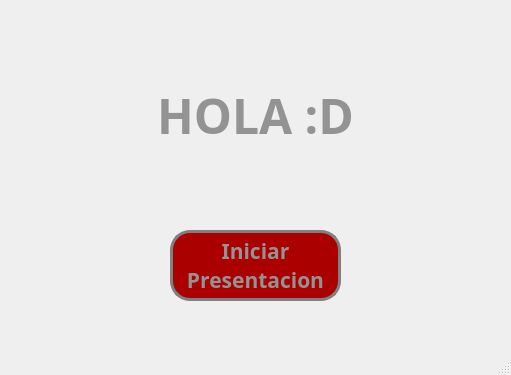
<?xml version="1.0" encoding="UTF-8"?>
<ui version="4.0">
 <class>MainWindow</class>
 <widget class="QMainWindow" name="MainWindow">
  <property name="geometry">
   <rect>
    <x>0</x>
    <y>0</y>
    <width>511</width>
    <height>375</height>
   </rect>
  </property>
  <property name="windowTitle">
   <string>MainWindow</string>
  </property>
  <property name="styleSheet">
   <string notr="true"/>
  </property>
  <widget class="QWidget" name="centralwidget">
   <widget class="QPushButton" name="btn_saludar">
    <property name="enabled">
     <bool>true</bool>
    </property>
    <property name="geometry">
     <rect>
      <x>170</x>
      <y>230</y>
      <width>171</width>
      <height>71</height>
     </rect>
    </property>
    <property name="font">
     <font>
      <family>Arial Black</family>
      <pointsize>16</pointsize>
      <weight>75</weight>
      <bold>true</bold>
     </font>
    </property>
    <property name="toolTip">
     <string>Iniciar la presentacion</string>
    </property>
    <property name="statusTip">
     <string>Se inicia la presentacion</string>
    </property>
    <property name="styleSheet">
     <string notr="true">background-color: rgb(170, 0, 0);
color: rgb(147, 147, 147);
border-radius: 20px;
border: 3px solid grey;</string>
    </property>
    <property name="text">
     <string>Iniciar
Presentacion</string>
    </property>
   </widget>
   <widget class="QLabel" name="label">
    <property name="geometry">
     <rect>
      <x>140</x>
      <y>70</y>
      <width>231</width>
      <height>91</height>
     </rect>
    </property>
    <property name="font">
     <font>
      <family>Arial Black</family>
      <pointsize>12</pointsize>
      <weight>75</weight>
      <bold>true</bold>
     </font>
    </property>
    <property name="styleSheet">
     <string notr="true">color: rgb(147, 147, 147);</string>
    </property>
    <property name="text">
     <string>&lt;html&gt;&lt;head/&gt;&lt;body&gt;&lt;p align=&quot;center&quot;&gt;&lt;span style=&quot; font-size:36pt;&quot;&gt;HOLA :D&lt;/span&gt;&lt;/p&gt;&lt;/body&gt;&lt;/html&gt;</string>
    </property>
   </widget>
   <widget class="QLabel" name="label_2">
    <property name="geometry">
     <rect>
      <x>0</x>
      <y>-20</y>
      <width>511</width>
      <height>371</height>
     </rect>
    </property>
    <property name="text">
     <string/>
    </property>
    <property name="pixmap">
     <pixmap>imagenes/wallhaven-3z9893_1920x1080.png</pixmap>
    </property>
    <property name="scaledContents">
     <bool>true</bool>
    </property>
   </widget>
   <widget class="QLabel" name="label_3">
    <property name="geometry">
     <rect>
      <x>380</x>
      <y>250</y>
      <width>161</width>
      <height>111</height>
     </rect>
    </property>
    <property name="text">
     <string/>
    </property>
    <property name="pixmap">
     <pixmap>../PIP_Equipo4_Unidad1_Clase/imagenes/Equipo4.png</pixmap>
    </property>
    <property name="scaledContents">
     <bool>true</bool>
    </property>
   </widget>
   <widget class="QLabel" name="label_4">
    <property name="geometry">
     <rect>
      <x>0</x>
      <y>10</y>
      <width>511</width>
      <height>71</height>
     </rect>
    </property>
    <property name="styleSheet">
     <string notr="true"/>
    </property>
    <property name="text">
     <string/>
    </property>
    <property name="pixmap">
     <pixmap resource="../PIP_Equipo4_Unidad1_Clase/recursos_proyectos.qrc">:/imgUAT/imagenes/fians.png</pixmap>
    </property>
    <property name="scaledContents">
     <bool>false</bool>
    </property>
   </widget>
   <zorder>label_2</zorder>
   <zorder>btn_saludar</zorder>
   <zorder>label</zorder>
   <zorder>label_3</zorder>
   <zorder>label_4</zorder>
  </widget>
  <widget class="QMenuBar" name="menubar">
   <property name="geometry">
    <rect>
     <x>0</x>
     <y>0</y>
     <width>511</width>
     <height>21</height>
    </rect>
   </property>
  </widget>
  <widget class="QStatusBar" name="statusbar"/>
 </widget>
 <resources>
  <include location="../PIP_Equipo4_Unidad1_Clase/recursos_proyectos.qrc"/>
  <include location="../PIP_Equipo4_Unidad1_Clase/recursos_proyectos.qrc"/>
  <include location="recursos_proyectos.qrc"/>
 </resources>
 <connections/>
</ui>
